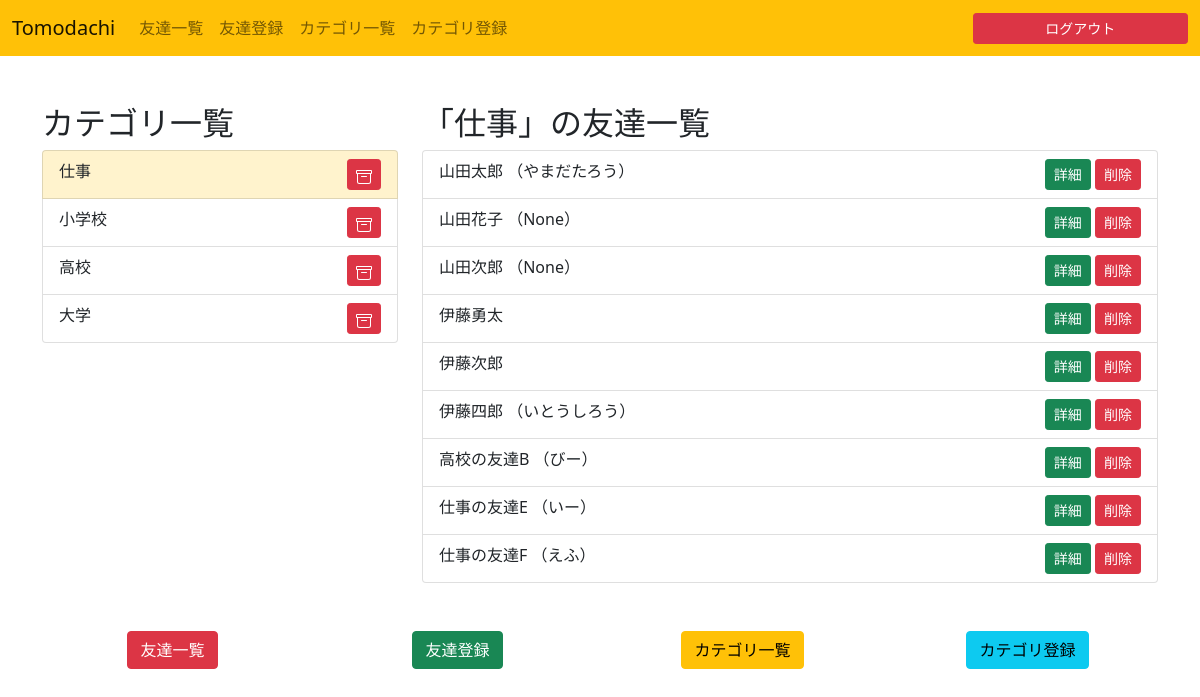
Before: /category/1/ (signed in) with the older database file.
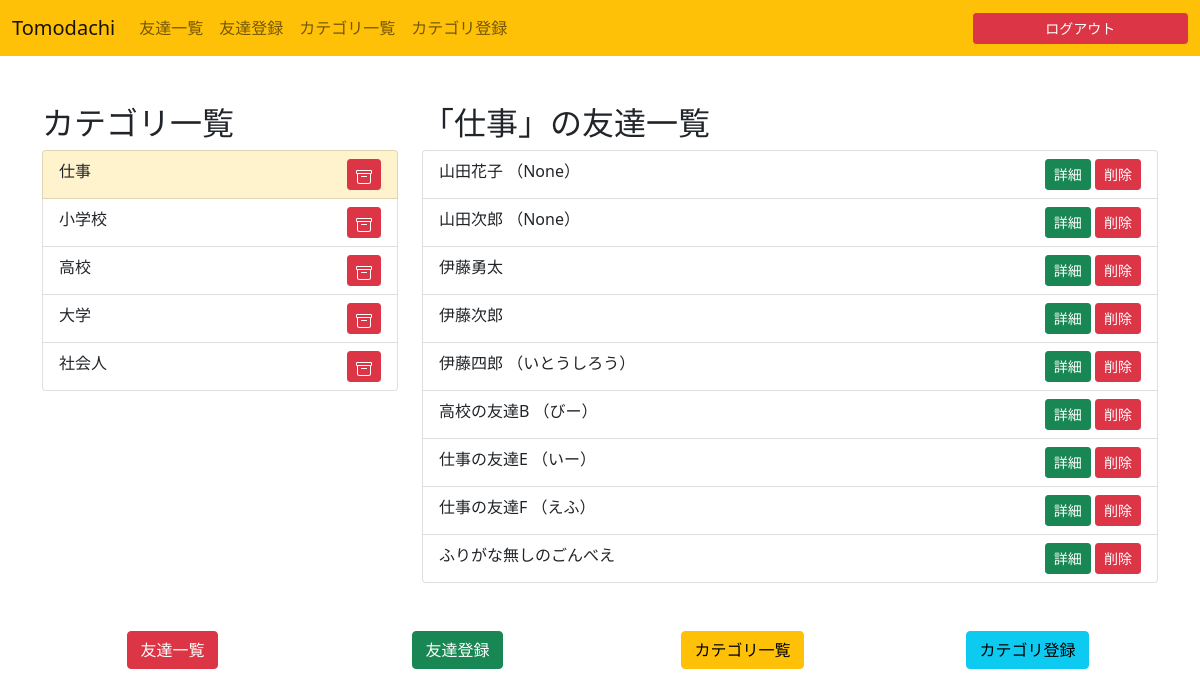
After: the same page with the newer database file.
### friendslist/models.py (models this page shows)
class Category(models.Model):
    name = models.CharField(default="", max_length=20)
    created_at = models.DateTimeField(auto_now_add=True)
    updated_at = models.DateTimeField(auto_now=True)
    user = models.ForeignKey(get_user_model(), on_delete=models.CASCADE)

class Friend(models.Model):
    name = models.CharField(default="", max_length=20)
    furigana = models.CharField(blank=True, null=True, max_length=20)
    nickname = models.CharField(blank=True, null=True, max_length=20)
    sex = models.IntegerField(default=0)
    birthday = models.DateField(blank=True, null=True, auto_now=False, auto_now_add=False)
    birthplace = models.CharField(blank=True, null=True, max_length=30)
    hobby = models.CharField(blank=True, null=True, max_length=30)
    company = models.CharField(blank=True, null=True, max_length=30)
    created_at = models.DateTimeField(auto_now_add=True)
    updated_at = models.DateTimeField(auto_now=True)
    user = models.ForeignKey(get_user_model(), on_delete=models.CASCADE)
    category = models.ForeignKey(Category, on_delete=models.CASCADE, default=1)

### friendslist/views.py (the view)
# urls.py: path('category/<slug:pk>/', views.category_index),
@login_required
def category_index(request, pk):
    user = request.user
    categories = Category.objects.filter(user=user)
    current_category = Category.objects.get(pk=pk)
    first_category = categories.first()
    friends = Friend.objects.filter(category=current_category)
    context = {
        'friends': friends,
        'categories': categories,
        'current_category': current_category,
        'first_category': first_category,
    }
    return render(request, 'friendslist/category/index.html', context)

### templates/friendslist/category/index.html (shortened to what this page needs)
{% extends 'friendslist/base.html' %}
{% block content %}
<main class="container mb-5">
    <div class="row">
        <div class="col col-md-4">
            <h2>カテゴリ一覧</h2>
            <ul class="list-group">
              {% for category in categories %}
                <li class="list-group-item {% if category.pk == current_category.pk %}list-group-item-warning{% endif %}">
                  <a href="/category/{{ category.pk }}" class="text-decoration-none text-dark">{{ category.name }}</a>
                  <a href="{% url 'category_delete' category.pk %}" class="btn btn-danger btn-sm float-end">
                  </a>
                </li>
              {% endfor %}
              </ul>
        </div>
        <div class="column col-md-8">
          <h2>「{{ current_category.name }}」の友達一覧</h2>
          <ul class="list-group">
          {% for friend in friends %}
              <li class="list-group-item">
                {{ friend.name }}
                {% if friend.furigana is not None %}
                  （{{ friend.furigana }}）
                {% endif %}
                <div class="float-end">
                  <a href="{% url 'friend' friend.pk %}" class="btn btn-success btn-sm">詳細</a>
                  <a href="{% url 'delete' friend.pk %}" class="btn btn-danger btn-sm">削除</a>
                </div>
              </li>
          {% endfor %}
          </ul>
        </div>
    </div>
</main>
{% endblock %}

Changed rows visible on the page:
no longer on this page (row edited): Friend: name "山田太郎", furigana "やまだたろう"
added Category: name "社会人"
added Friend: name "ふりがな無しのごんべえ"
